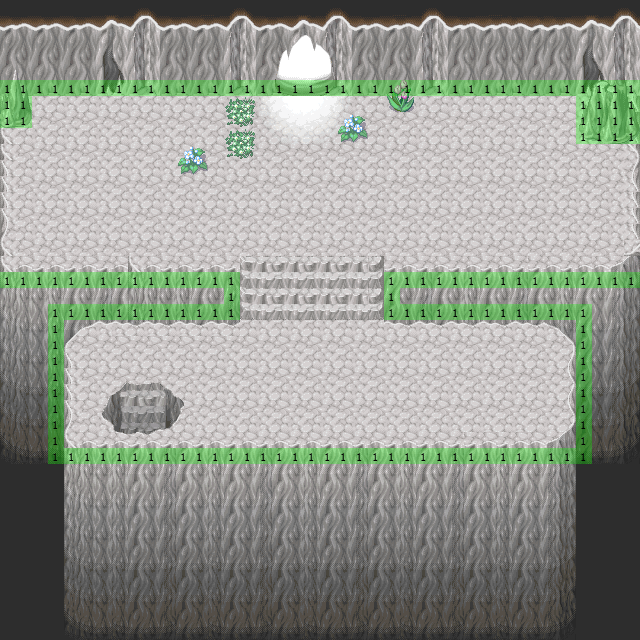

The image is a tile-based game level rendered from a .tmx file. Its description and source (layers, tilesets, objects; grid data summarised) follow:
An orthogonal 40x40 tile map with 16x16 px tiles, 5 tile layers (background, first, second, third, ...), 2 tilesets and 22 objects (13x barrier, 2x entrance).

<map version="1.0" orientation="orthogonal" width="40" height="40" tilewidth="16" tileheight="16">
 <properties>
  <property name="scene-type" value="field" />
  <property name="sound" value="sounds/dungeon.mp3" />
  <property name="tmx" value="maps/M300.tmx" />
 </properties>
 <tileset firstgid="1" name="Map-Cave04" tilewidth="16" tileheight="16">
  <image source="Map-Cave04.png" width="256" height="1056" />
 </tileset>
 <tileset firstgid="1057" name="barrier-mask4" tilewidth="16" tileheight="16">
  <image source="barrier-mask4.png" width="64" height="64" />
 </tileset>
 <layer name="background" width="40" height="40">
  <data>[1600 cells, 1600 non-empty, 4 distinct tile ids]</data>
 </layer>
 <layer name="first" width="40" height="40">
  <data>[1600 cells, 520 non-empty, 77 distinct tile ids]</data>
 </layer>
 <layer name="second" width="40" height="40">
  <data>[1600 cells, 1316 non-empty, 172 distinct tile ids]</data>
 </layer>
 <layer name="third" width="40" height="40">
  <data>[1600 cells, 104 non-empty, 96 distinct tile ids]</data>
 </layer>
 <layer name="meta" width="40" height="40">
  <data>[1600 cells, 164 non-empty, 1 distinct tile ids]</data>
 </layer>
 <objectgroup name="semi-transparents" width="40" height="40" />
 <objectgroup name="barriers" width="40" height="40">
  <object type="barrier" x="0" y="96" width="32" height="32" />
  <object type="barrier" x="0" y="80" width="272" height="16" />
  <object type="barrier" x="352" y="80" width="288" height="16" />
  <object type="barrier" x="0" y="272" width="240" height="16" />
  <object type="barrier" x="384" y="272" width="256" height="16" />
  <object type="barrier" x="224" y="288" width="16" height="32" />
  <object type="barrier" x="384" y="288" width="16" height="32" />
  <object type="barrier" x="64" y="304" width="160" height="16" />
  <object type="barrier" x="400" y="304" width="176" height="16" />
  <object type="barrier" x="48" y="304" width="16" height="144" />
  <object type="barrier" x="576" y="304" width="16" height="144" />
  <object type="barrier" x="48" y="448" width="544" height="16" />
  <object type="barrier" x="576" y="96" width="64" height="48" />
 </objectgroup>
 <objectgroup name="entrances" width="40" height="40">
  <object name="dungeon-0-north" type="entrance" x="272" y="64" width="80" height="32">
   <properties>
    <property name="dest" value="forest-4-west" />
   </properties>
  </object>
  <object name="dungeon-0-south" type="entrance" x="112" y="384" width="64" height="48">
   <properties>
    <property name="dest" value="dungeon-3-north" />
   </properties>
  </object>
 </objectgroup>
 <objectgroup name="objects" width="40" height="40">
  <object x="216" y="198">
   <properties>
    <property name="ID" value="E401" />
    <property name="flags" value="F401" />
   </properties>
  </object>
  <object x="354" y="197">
   <properties>
    <property name="ID" value="E402" />
    <property name="flags" value="F401" />
   </properties>
  </object>
  <object x="278" y="250">
   <properties>
    <property name="ID" value="E403" />
    <property name="flags" value="F401" />
   </properties>
  </object>
  <object x="318" y="292">
   <properties>
    <property name="ID" value="E404" />
    <property name="flags" value="F401" />
   </properties>
  </object>
  <object x="88" y="170">
   <properties>
    <property name="ID" value="E401" />
    <property name="flags" value="F401" />
   </properties>
  </object>
  <object x="266" y="404">
   <properties>
    <property name="ID" value="E403" />
    <property name="flags" value="F401" />
   </properties>
  </object>
  <object x="447" y="169">
   <properties>
    <property name="ID" value="E402" />
    <property name="flags" value="F401" />
   </properties>
  </object>
 </objectgroup>
</map>
